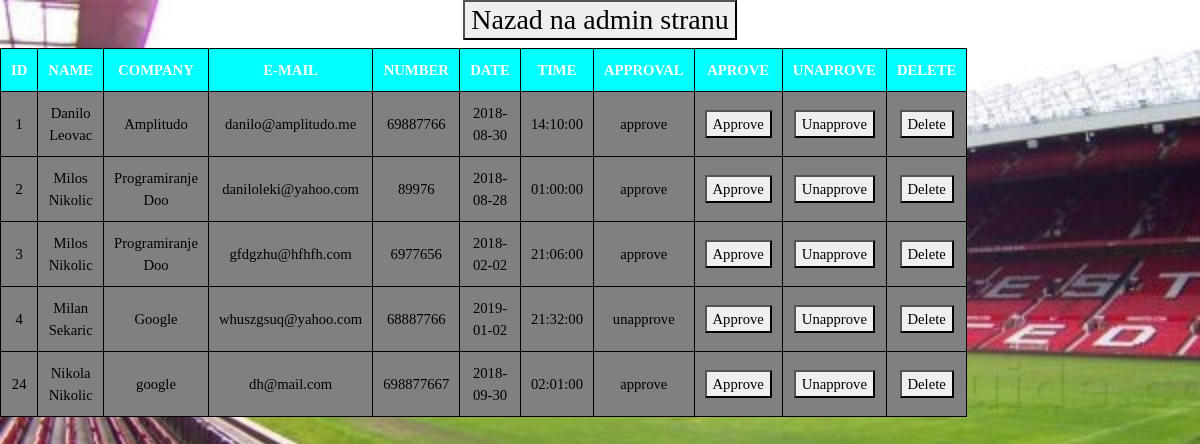
The app's page /Sajt/includes/admin/meetings_table.php (signed in) with its own data.
### tables this page shows
CREATE TABLE `data` (
  `id` int(3) NOT NULL,
  `name` varchar(255) NOT NULL,
  `company` varchar(255) NOT NULL,
  `email` varchar(255) NOT NULL,
  `number` int(100) NOT NULL,
  `date` date NOT NULL,
  `time` time NOT NULL,
  `approval` varchar(255) NOT NULL
);

### Sajt/includes/admin/meetings_table.php (the view, shortened to what this page needs)
<!DOCTYPE html>
<html lang="en">
<head>
 <link rel="stylesheet" href="https://stackpath.bootstrapcdn.com/bootstrap/4.1.3/css/bootstrap.min.css">
</head>
<body>
<table width="600" border="1" cellspacing="1" >
    <tr>
        <th>ID</th>
        <th>NAME</th>
        <th>COMPANY</th>
        <th>E-MAIL</th>
        <th>NUMBER</th>
        <th>DATE</th>
        <th>TIME</th>
        <th>APPROVAL</th>
        <th>APROVE</th>
        <th>UNAPROVE</th>
        <th>DELETE</th>
    </tr>
    <?php
     $connect=mysqli_connect('localhost','root','','meetings');
     $querry="SELECT * FROM data";
     $result=mysqli_query($connect,$querry);
    while($row=mysqli_fetch_assoc($result)){
        $id=$row['id'];
        $name=$row['name'];
        $company=$row['company'];
        $mail=$row['email'];
        $number=$row['number'];
        $date=$row['date'];
        $time=$row['time'];
        $approval=$row['approval'];
        echo "<tr>";
         echo "<td>".$id."</td>";
         echo "<td>".$name."</td>";
         echo "<td>".$company."</td>";
         echo "<td>".$mail."</td>";
         echo "<td>".$number."</td>";
         echo "<td>".$date."</td>";
         echo "<td>".$time."</td>";
         echo "<td>".$approval."</td>";
         echo  "<td><a href='meetings_table.php?approve=$id'><button>Approve</button></a></td>";
         echo  "<td><a href='meetings_table.php?unapprove=$id'><button>Unapprove</button></a></td>";
        echo  "<td><a href='meetings_table.php?delete=$id'><button>Delete</button></a></td>";
        echo "</tr>";
    }
?>
<h3><center><a href="admin_index.php"><button>Nazad na admin stranu</button></a></center></h3>

### Sajt/includes/admin/meetings_table.php (style rules this page uses)
body { font-family: fantasy; font-size: 11pt; background-image:url(old-trafford-manchester-united-sir-alex-ferguson-stand-1407677328.jpg); background-size: cover; background-attachment: fixed; }
table { width: 80%; }
table,th,td { border: 1px solid black; border-collapse: collapse; }
th,td { padding: 10px; text-align: center; }
th { background-color: aqua; color: white; }
tr { background-color: gray; color: black; }

### records on screen
data: id "1", name "Danilo Leovac", company "Amplitudo", email "danilo@amplitudo.me", number "69887766", date "2018-08-30", time "14:10:00", approval "approve"
data: id "2", name "Milos Nikolic", company "Programiranje Doo", email "daniloleki@yahoo.com", number "89976", date "2018-08-28", time "01:00:00", approval "approve"
data: id "3", name "Milos Nikolic", company "Programiranje Doo", email "gfdgzhu@hfhfh.com", number "6977656", date "2018-02-02", time "21:06:00", approval "approve"
data: id "4", name "Milan Sekaric", company "Google", email "whuszgsuq@yahoo.com", number "68887766", date "2019-01-02", time "21:32:00", approval "unapprove"
data: id "24", name "Nikola Nikolic", company "google", email "dh@mail.com", number "698877667", date "2018-09-30", time "02:01:00", approval "approve"
